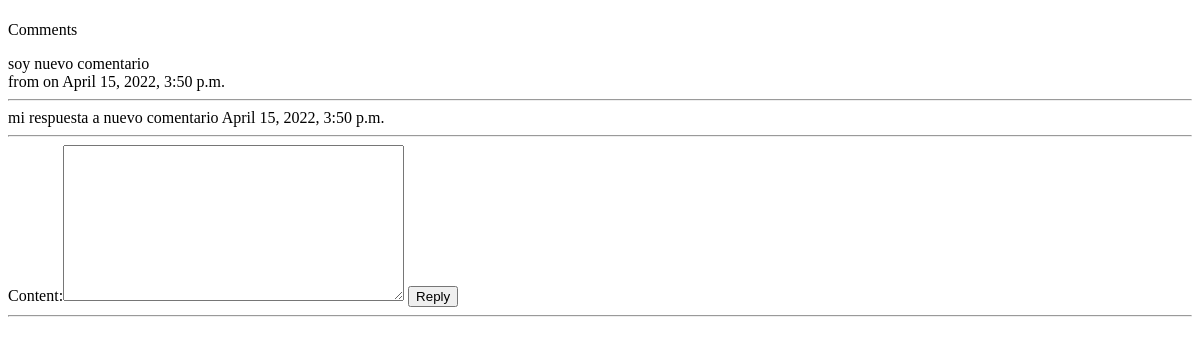
Before: /comments/15/ with the older database file.
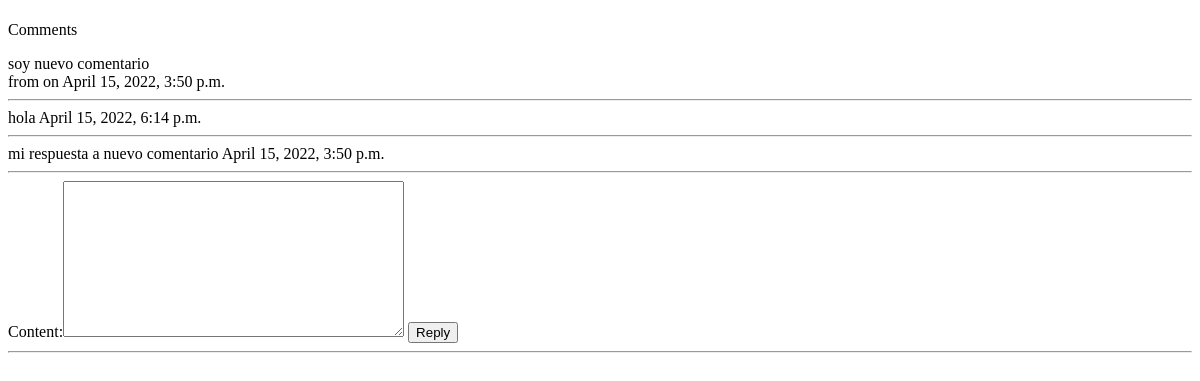
After: the same page with the newer database file.
### comments/models.py (models this page shows, shortened)
class Comment(models.Model):
    name = models.CharField(max_length=100)
    content_type = models.ForeignKey(ContentType, on_delete=models.CASCADE)
    object_id = models.PositiveIntegerField()
    content_object = GenericForeignKey('content_type', 'object_id')
    parent = models.ForeignKey('self', null=True, blank=True, on_delete=models.CASCADE)
    content = models.TextField()
    timestamp = models.DateTimeField(auto_now_add=True)
    class Meta:
        ordering = ['-timestamp']
    def children(self):
        return Comment.objects.filter(parent=self)

### comments/views.py (the view, shortened to what this page needs)
# urls.py: path('<int:id>/', views.comment_thread, name = 'thread'),
def comment_thread(request, id):
    obj =  get_object_or_404(Comment, id=id)
    content_object = obj.content_object
    content_id = obj.content_object.id
    initial_data = {
        'content_type': obj.content_type,
        'object_id': obj.object_id
    }
    form = CommentForm(request.POST or None,initial=initial_data)
    context = {
        'comment':obj,
        'form': form
    }
    return render(request, 'comment_thread.html',context)

### comments/forms.py
class CommentForm(forms.Form):
    content_type = forms.CharField(widget=forms.HiddenInput)
    object_id = forms.IntegerField(widget=forms.HiddenInput)
    content = forms.CharField(widget=forms.Textarea)

### templates/comment_thread.html (shortened to what this page needs)
{% extends 'index.html' %}
{% block content %}
    <div>
        <p class='lead'>Comments</p>
        <div>
        {{comment.content}}
        <br/>
        from {{comment.name}} on {{comment.timestamp}}
       <br/>
       <hr/>
        {% for child_comment in comment.children %}
        <div>
            {{child_comment.content}}
            {{child_comment.timestamp}}
            <hr/>
        </div>
        {% endfor %}
            <form method='POST' action='.'>{%csrf_token%}
                {{form}}
                <input type='submit' value='Reply'>
            </form>
        </div>
        <hr/>
    </div>
{% endblock content %}

Changed rows visible on the page:
added Comment: content "hola", timestamp "April 15, 2022, 6:14 p.m."
